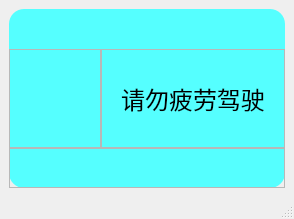
<?xml version="1.0" encoding="UTF-8"?>
<ui version="4.0">
 <class>MainWindow</class>
 <widget class="QMainWindow" name="MainWindow">
  <property name="geometry">
   <rect>
    <x>0</x>
    <y>0</y>
    <width>294</width>
    <height>219</height>
   </rect>
  </property>
  <property name="windowTitle">
   <string>MainWindow</string>
  </property>
  <widget class="QWidget" name="centralwidget">
   <layout class="QHBoxLayout" name="horizontalLayout">
    <item>
     <widget class="QFrame" name="frame">
      <property name="styleSheet">
       <string notr="true">
#frame{
	background-color: rgb(85, 255, 255);
	border-radius:15px;
}</string>
      </property>
      <property name="frameShape">
       <enum>QFrame::StyledPanel</enum>
      </property>
      <property name="frameShadow">
       <enum>QFrame::Raised</enum>
      </property>
      <layout class="QGridLayout" name="gridLayout">
       <property name="leftMargin">
        <number>0</number>
       </property>
       <property name="topMargin">
        <number>0</number>
       </property>
       <property name="rightMargin">
        <number>0</number>
       </property>
       <property name="bottomMargin">
        <number>0</number>
       </property>
       <property name="spacing">
        <number>0</number>
       </property>
       <item row="1" column="0">
        <widget class="QFrame" name="frame_2">
         <property name="sizePolicy">
          <sizepolicy hsizetype="Expanding" vsizetype="Expanding">
           <horstretch>1</horstretch>
           <verstretch>5</verstretch>
          </sizepolicy>
         </property>
         <property name="styleSheet">
          <string notr="true">image: url(:/icon/Coffe.ico);</string>
         </property>
         <property name="frameShape">
          <enum>QFrame::StyledPanel</enum>
         </property>
         <property name="frameShadow">
          <enum>QFrame::Raised</enum>
         </property>
        </widget>
       </item>
       <item row="1" column="1">
        <widget class="QFrame" name="frame_3">
         <property name="sizePolicy">
          <sizepolicy hsizetype="Expanding" vsizetype="Expanding">
           <horstretch>2</horstretch>
           <verstretch>5</verstretch>
          </sizepolicy>
         </property>
         <property name="frameShape">
          <enum>QFrame::StyledPanel</enum>
         </property>
         <property name="frameShadow">
          <enum>QFrame::Raised</enum>
         </property>
         <layout class="QHBoxLayout" name="horizontalLayout_3">
          <item>
           <widget class="QLabel" name="label">
            <property name="font">
             <font>
              <pointsize>18</pointsize>
             </font>
            </property>
            <property name="text">
             <string>请勿疲劳驾驶</string>
            </property>
            <property name="alignment">
             <set>Qt::AlignCenter</set>
            </property>
           </widget>
          </item>
         </layout>
        </widget>
       </item>
       <item row="2" column="0" colspan="2">
        <widget class="QFrame" name="frame_6">
         <property name="sizePolicy">
          <sizepolicy hsizetype="Preferred" vsizetype="Expanding">
           <horstretch>0</horstretch>
           <verstretch>2</verstretch>
          </sizepolicy>
         </property>
         <property name="frameShape">
          <enum>QFrame::StyledPanel</enum>
         </property>
         <property name="frameShadow">
          <enum>QFrame::Raised</enum>
         </property>
        </widget>
       </item>
       <item row="0" column="0" colspan="2">
        <widget class="QFrame" name="frame_4">
         <property name="sizePolicy">
          <sizepolicy hsizetype="Preferred" vsizetype="Expanding">
           <horstretch>0</horstretch>
           <verstretch>2</verstretch>
          </sizepolicy>
         </property>
         <property name="styleSheet">
          <string notr="true">border:none;</string>
         </property>
         <property name="frameShape">
          <enum>QFrame::StyledPanel</enum>
         </property>
         <property name="frameShadow">
          <enum>QFrame::Raised</enum>
         </property>
         <layout class="QHBoxLayout" name="horizontalLayout_2">
          <property name="spacing">
           <number>4</number>
          </property>
          <property name="leftMargin">
           <number>4</number>
          </property>
          <property name="topMargin">
           <number>4</number>
          </property>
          <property name="rightMargin">
           <number>4</number>
          </property>
          <property name="bottomMargin">
           <number>4</number>
          </property>
          <item>
           <widget class="QFrame" name="frame_5">
            <property name="sizePolicy">
             <sizepolicy hsizetype="Expanding" vsizetype="Expanding">
              <horstretch>4</horstretch>
              <verstretch>0</verstretch>
             </sizepolicy>
            </property>
            <property name="frameShape">
             <enum>QFrame::StyledPanel</enum>
            </property>
            <property name="frameShadow">
             <enum>QFrame::Raised</enum>
            </property>
           </widget>
          </item>
          <item>
           <widget class="QPushButton" name="pushButton">
            <property name="sizePolicy">
             <sizepolicy hsizetype="Expanding" vsizetype="Expanding">
              <horstretch>1</horstretch>
              <verstretch>0</verstretch>
             </sizepolicy>
            </property>
            <property name="styleSheet">
             <string notr="true">image: url(:/icon/delete.ico);</string>
            </property>
            <property name="text">
             <string/>
            </property>
           </widget>
          </item>
         </layout>
        </widget>
       </item>
      </layout>
     </widget>
    </item>
   </layout>
  </widget>
  <widget class="QMenuBar" name="menubar">
   <property name="geometry">
    <rect>
     <x>0</x>
     <y>0</y>
     <width>294</width>
     <height>23</height>
    </rect>
   </property>
  </widget>
  <widget class="QStatusBar" name="statusbar"/>
 </widget>
 <resources>
  <include location="uircc1.qrc"/>
 </resources>
 <connections>
  <connection>
   <sender>pushButton</sender>
   <signal>clicked()</signal>
   <receiver>MainWindow</receiver>
   <slot>close()</slot>
   <hints>
    <hint type="sourcelabel">
     <x>261</x>
     <y>48</y>
    </hint>
    <hint type="destinationlabel">
     <x>335</x>
     <y>-66</y>
    </hint>
   </hints>
  </connection>
 </connections>
</ui>
